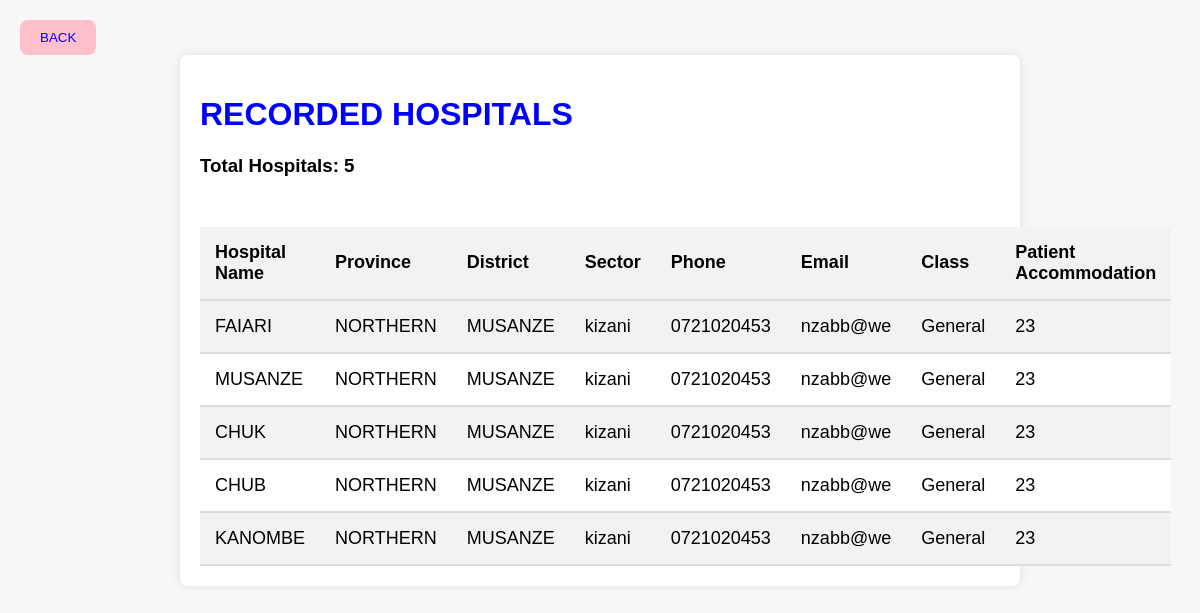
The page /healthyproject/viewallhospitals.php on the database its author committed.
### tables this page shows
CREATE TABLE `hospital` (
  `id` int(11) NOT NULL,
  `name` varchar(255) NOT NULL,
  `province` varchar(255) NOT NULL,
  `district` varchar(255) NOT NULL,
  `sector` varchar(255) NOT NULL,
  `phone` varchar(255) NOT NULL,
  `email` varchar(255) NOT NULL,
  `class` varchar(255) NOT NULL,
  `patientacc` varchar(255) NOT NULL
);

### healthyproject/viewallhospitals.php (the view, shortened to what this page needs)
<!DOCTYPE html>
<html>
<head>
</head>
<body>
<a href="home.php">
<button class="custom-button">BACK </button>
</a>
    <div class="container">
    <h1 style="color:blue"> RECORDED HOSPITALS </h1>
        <?php
        $servername = "localhost";
        $username = "root";
        $password = "";
        $dbname = "health";
        $conn = new mysqli($servername, $username, $password, $dbname);
        $sql = "SELECT * FROM hospital";
        $result = $conn->query($sql);
        $numHospitals = ($result->num_rows > 0) ? $result->num_rows : 0;
        echo "<h3>Total Hospitals: $numHospitals</h3>";
        if ($numHospitals > 0) {
            echo '<table>
                <tr>
                    <th>Hospital Name</th>
                    <th>Province</th>
                    <th>District</th>
                    <th>Sector</th>
                    <th>Phone</th>
                    <th>Email</th>
                    <th>Class</th>
                    <th>Patient Accommodation</th>
                </tr>';
            while ($row = $result->fetch_assoc()) {
                echo "<tr>
                        <td>" . $row['name'] . "</td>
                        <td>" . $row['province'] . "</td>
                        <td>" . $row['district'] . "</td>
                        <td>" . $row['sector'] . "</td>
                        <td>" . $row['phone'] . "</td>
                        <td>" . $row['email'] . "</td>
                        <td>" . $row['class'] . "</td>
                        <td>" . $row['patientacc'] . "</td>
                    </tr>";
            }
            echo '</table>';
        } else {
            echo "<p>No hospitals found</p>";
        }
        ?>
    </div>
</body>
</html>

### healthyproject/viewallhospitals.php (style rules this page uses)
body { font-family: Arial, sans-serif; background-color: #f7f7f7; margin: 0; padding: 20px; }
.container { max-width: 800px; margin: 0 auto; background-color: #fff; padding: 20px; border-radius: 8px; box-shadow: 0 0 10px rgba(0, 0, 0, 0.1); }
table { width: 100%; border-collapse: collapse; margin-top: 50px; }
th, td { padding: 15px; text-align: left; border-bottom: 2px solid #ddd; font-size: 18px; }
th { background-color: #f2f2f2; font-weight: bold; }
tr:nth-child(even) { background-color: #f2f2f2; }
tr:nth-child(odd) { background-color: #ffffff; }
.custom-button { border-radius: 8px; background-color: pink; color: blue; padding: 10px 20px; border: none; cursor: pointer position:fixed; }

### rows shown on the page
hospital: name "FAIARI", province "NORTHERN", district "MUSANZE", sector "kizani", phone "0721020453", email "nzabb@we", class "General", patientacc "23"
hospital: name "MUSANZE", province "NORTHERN", district "MUSANZE", sector "kizani", phone "0721020453", email "nzabb@we", class "General", patientacc "23"
hospital: name "CHUK", province "NORTHERN", district "MUSANZE", sector "kizani", phone "0721020453", email "nzabb@we", class "General", patientacc "23"
hospital: name "CHUB", province "NORTHERN", district "MUSANZE", sector "kizani", phone "0721020453", email "nzabb@we", class "General", patientacc "23"
hospital: name "KANOMBE", province "NORTHERN", district "MUSANZE", sector "kizani", phone "0721020453", email "nzabb@we", class "General", patientacc "23"

### other values the page prints
$numHospitals "5"
